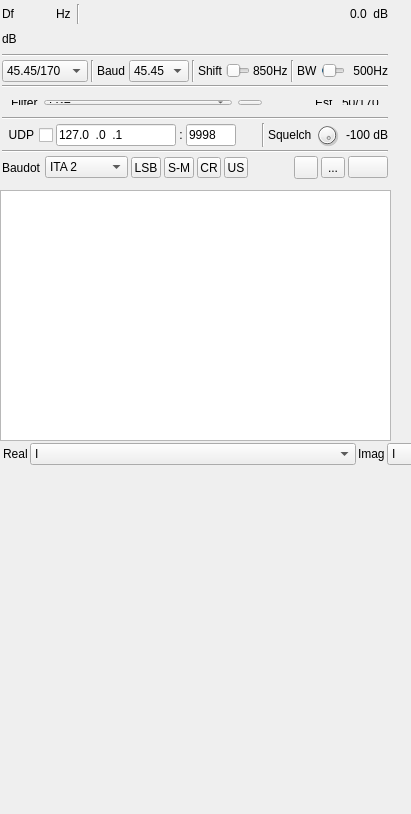
<?xml version="1.0" encoding="UTF-8"?>
<ui version="4.0">
 <class>RttyDemodGUI</class>
 <widget class="RollupContents" name="RttyDemodGUI">
  <property name="geometry">
   <rect>
    <x>0</x>
    <y>0</y>
    <width>411</width>
    <height>814</height>
   </rect>
  </property>
  <property name="sizePolicy">
   <sizepolicy hsizetype="Expanding" vsizetype="Expanding">
    <horstretch>0</horstretch>
    <verstretch>0</verstretch>
   </sizepolicy>
  </property>
  <property name="minimumSize">
   <size>
    <width>352</width>
    <height>0</height>
   </size>
  </property>
  <property name="font">
   <font>
    <family>Liberation Sans</family>
    <pointsize>9</pointsize>
   </font>
  </property>
  <property name="focusPolicy">
   <enum>Qt::StrongFocus</enum>
  </property>
  <property name="windowTitle">
   <string>Packet Demodulator</string>
  </property>
  <widget class="QWidget" name="settingsContainer" native="true">
   <property name="geometry">
    <rect>
     <x>0</x>
     <y>0</y>
     <width>390</width>
     <height>181</height>
    </rect>
   </property>
   <property name="minimumSize">
    <size>
     <width>350</width>
     <height>0</height>
    </size>
   </property>
   <property name="windowTitle">
    <string>Settings</string>
   </property>
   <layout class="QVBoxLayout" name="verticalLayout">
    <property name="spacing">
     <number>3</number>
    </property>
    <property name="leftMargin">
     <number>2</number>
    </property>
    <property name="topMargin">
     <number>2</number>
    </property>
    <property name="rightMargin">
     <number>2</number>
    </property>
    <property name="bottomMargin">
     <number>2</number>
    </property>
    <item>
     <layout class="QHBoxLayout" name="powLayout">
      <property name="topMargin">
       <number>2</number>
      </property>
      <item>
       <widget class="QLabel" name="deltaFrequencyLabel">
        <property name="minimumSize">
         <size>
          <width>16</width>
          <height>0</height>
         </size>
        </property>
        <property name="text">
         <string>Df</string>
        </property>
       </widget>
      </item>
      <item>
       <widget class="ValueDialZ" name="deltaFrequency" native="true">
        <property name="sizePolicy">
         <sizepolicy hsizetype="Maximum" vsizetype="Maximum">
          <horstretch>0</horstretch>
          <verstretch>0</verstretch>
         </sizepolicy>
        </property>
        <property name="minimumSize">
         <size>
          <width>32</width>
          <height>16</height>
         </size>
        </property>
        <property name="font">
         <font>
          <family>Liberation Mono</family>
          <pointsize>12</pointsize>
         </font>
        </property>
        <property name="cursor">
         <cursorShape>PointingHandCursor</cursorShape>
        </property>
        <property name="focusPolicy">
         <enum>Qt::StrongFocus</enum>
        </property>
        <property name="toolTip">
         <string>Demod shift frequency from center in Hz</string>
        </property>
       </widget>
      </item>
      <item>
       <widget class="QLabel" name="deltaUnits">
        <property name="text">
         <string>Hz </string>
        </property>
       </widget>
      </item>
      <item>
       <widget class="Line" name="line">
        <property name="orientation">
         <enum>Qt::Vertical</enum>
        </property>
       </widget>
      </item>
      <item>
       <spacer name="horizontalSpacer">
        <property name="orientation">
         <enum>Qt::Horizontal</enum>
        </property>
        <property name="sizeHint" stdset="0">
         <size>
          <width>40</width>
          <height>20</height>
         </size>
        </property>
       </spacer>
      </item>
      <item>
       <layout class="QHBoxLayout" name="channelPowerLayout">
        <item>
         <widget class="QLabel" name="channelPower">
          <property name="toolTip">
           <string>Channel power</string>
          </property>
          <property name="layoutDirection">
           <enum>Qt::RightToLeft</enum>
          </property>
          <property name="text">
           <string>0.0</string>
          </property>
         </widget>
        </item>
        <item>
         <widget class="QLabel" name="channelPowerUnits">
          <property name="text">
           <string> dB</string>
          </property>
         </widget>
        </item>
       </layout>
      </item>
     </layout>
    </item>
    <item>
     <layout class="QHBoxLayout" name="powerLayout">
      <item>
       <widget class="QLabel" name="channelPowerMeterUnits">
        <property name="text">
         <string>dB</string>
        </property>
       </widget>
      </item>
      <item>
       <widget class="LevelMeterSignalDB" name="channelPowerMeter" native="true">
        <property name="sizePolicy">
         <sizepolicy hsizetype="Expanding" vsizetype="MinimumExpanding">
          <horstretch>0</horstretch>
          <verstretch>0</verstretch>
         </sizepolicy>
        </property>
        <property name="minimumSize">
         <size>
          <width>0</width>
          <height>24</height>
         </size>
        </property>
        <property name="font">
         <font>
          <family>Liberation Mono</family>
          <pointsize>8</pointsize>
         </font>
        </property>
        <property name="toolTip">
         <string>Level meter (dB) top trace: average, bottom trace: instantaneous peak, tip: peak hold</string>
        </property>
       </widget>
      </item>
     </layout>
    </item>
    <item>
     <widget class="Line" name="line_5">
      <property name="orientation">
       <enum>Qt::Horizontal</enum>
      </property>
     </widget>
    </item>
    <item>
     <layout class="QHBoxLayout" name="phySettingsLayout">
      <item>
       <widget class="QComboBox" name="mode">
        <property name="minimumSize">
         <size>
          <width>86</width>
          <height>0</height>
         </size>
        </property>
        <property name="toolTip">
         <string>RTTY baud rate and frequency shift</string>
        </property>
        <item>
         <property name="text">
          <string>45.45/170</string>
         </property>
        </item>
        <item>
         <property name="text">
          <string>50/170</string>
         </property>
        </item>
        <item>
         <property name="text">
          <string>50/450</string>
         </property>
        </item>
        <item>
         <property name="text">
          <string>75/170</string>
         </property>
        </item>
        <item>
         <property name="text">
          <string>75/850</string>
         </property>
        </item>
        <item>
         <property name="text">
          <string>Custom</string>
         </property>
        </item>
       </widget>
      </item>
      <item>
       <widget class="Line" name="baudRateLine">
        <property name="orientation">
         <enum>Qt::Vertical</enum>
        </property>
       </widget>
      </item>
      <item>
       <widget class="QLabel" name="baudRateLabel">
        <property name="text">
         <string>Baud</string>
        </property>
       </widget>
      </item>
      <item>
       <widget class="QComboBox" name="baudRate">
        <property name="minimumSize">
         <size>
          <width>60</width>
          <height>0</height>
         </size>
        </property>
        <property name="toolTip">
         <string>Baud rate in symbols per second</string>
        </property>
        <property name="currentIndex">
         <number>1</number>
        </property>
        <item>
         <property name="text">
          <string>45</string>
         </property>
        </item>
        <item>
         <property name="text">
          <string>45.45</string>
         </property>
        </item>
        <item>
         <property name="text">
          <string>50</string>
         </property>
        </item>
        <item>
         <property name="text">
          <string>75</string>
         </property>
        </item>
        <item>
         <property name="text">
          <string>100</string>
         </property>
        </item>
        <item>
         <property name="text">
          <string>110</string>
         </property>
        </item>
        <item>
         <property name="text">
          <string>150</string>
         </property>
        </item>
        <item>
         <property name="text">
          <string>200</string>
         </property>
        </item>
       </widget>
      </item>
      <item>
       <widget class="Line" name="frequencyShiftLine">
        <property name="orientation">
         <enum>Qt::Vertical</enum>
        </property>
       </widget>
      </item>
      <item>
       <widget class="QLabel" name="frequencyShiftLabel">
        <property name="text">
         <string>Shift</string>
        </property>
       </widget>
      </item>
      <item>
       <widget class="QSlider" name="frequencyShift">
        <property name="toolTip">
         <string>Frequency shift in Hz (Difference between mark and space frequency)</string>
        </property>
        <property name="minimum">
         <number>10</number>
        </property>
        <property name="maximum">
         <number>1000</number>
        </property>
        <property name="pageStep">
         <number>1</number>
        </property>
        <property name="orientation">
         <enum>Qt::Horizontal</enum>
        </property>
       </widget>
      </item>
      <item>
       <widget class="QLabel" name="frequencyShiftText">
        <property name="text">
         <string>850Hz</string>
        </property>
       </widget>
      </item>
      <item>
       <widget class="Line" name="rfBWLine">
        <property name="orientation">
         <enum>Qt::Vertical</enum>
        </property>
       </widget>
      </item>
      <item>
       <widget class="QLabel" name="rfBWLabel">
        <property name="text">
         <string>BW</string>
        </property>
       </widget>
      </item>
      <item>
       <widget class="QSlider" name="rfBW">
        <property name="sizePolicy">
         <sizepolicy hsizetype="Expanding" vsizetype="Minimum">
          <horstretch>0</horstretch>
          <verstretch>0</verstretch>
         </sizepolicy>
        </property>
        <property name="minimumSize">
         <size>
          <width>0</width>
          <height>0</height>
         </size>
        </property>
        <property name="toolTip">
         <string>RF bandwidth</string>
        </property>
        <property name="minimum">
         <number>100</number>
        </property>
        <property name="maximum">
         <number>2000</number>
        </property>
        <property name="pageStep">
         <number>1</number>
        </property>
        <property name="value">
         <number>250</number>
        </property>
        <property name="orientation">
         <enum>Qt::Horizontal</enum>
        </property>
       </widget>
      </item>
      <item>
       <widget class="QLabel" name="rfBWText">
        <property name="minimumSize">
         <size>
          <width>40</width>
          <height>0</height>
         </size>
        </property>
        <property name="text">
         <string>500Hz</string>
        </property>
        <property name="alignment">
         <set>Qt::AlignRight|Qt::AlignTrailing|Qt::AlignVCenter</set>
        </property>
       </widget>
      </item>
     </layout>
    </item>
    <item>
     <widget class="Line" name="filterLine">
      <property name="orientation">
       <enum>Qt::Horizontal</enum>
      </property>
     </widget>
    </item>
    <item>
     <widget class="QWidget" name="filterSettingsWidget" native="true">
      <layout class="QHBoxLayout" name="filterSettings">
       <item>
        <widget class="QLabel" name="filterLabel">
         <property name="text">
          <string>Filter</string>
         </property>
        </widget>
       </item>
       <item>
        <widget class="QComboBox" name="filter">
         <item>
          <property name="text">
           <string>LPF</string>
          </property>
         </item>
         <item>
          <property name="text">
           <string>Raised Cosine b=1</string>
          </property>
         </item>
         <item>
          <property name="text">
           <string>Raised Cosine b=0.75</string>
          </property>
         </item>
         <item>
          <property name="text">
           <string>Raised Cosine b=0.5</string>
          </property>
         </item>
         <item>
          <property name="text">
           <string>Raised Cosine b=1 BW=0.75</string>
          </property>
         </item>
         <item>
          <property name="text">
           <string>Raised Cosine b=1 BW=1.25</string>
          </property>
         </item>
         <item>
          <property name="text">
           <string>MAV</string>
          </property>
         </item>
         <item>
          <property name="text">
           <string>Filtered MAV</string>
          </property>
         </item>
        </widget>
       </item>
       <item>
        <widget class="ButtonSwitch" name="atc">
         <property name="maximumSize">
          <size>
           <width>24</width>
           <height>16777215</height>
          </size>
         </property>
         <property name="toolTip">
          <string>Automatic threshold correction</string>
         </property>
         <property name="text">
          <string>ATC</string>
         </property>
        </widget>
       </item>
       <item>
        <spacer name="horizontalSpacer_2">
         <property name="orientation">
          <enum>Qt::Horizontal</enum>
         </property>
         <property name="sizeHint" stdset="0">
          <size>
           <width>40</width>
           <height>20</height>
          </size>
         </property>
        </spacer>
       </item>
       <item>
        <widget class="QLabel" name="modeEstLabel">
         <property name="text">
          <string>Est.</string>
         </property>
        </widget>
       </item>
       <item>
        <widget class="QLabel" name="modeEst">
         <property name="toolTip">
          <string>Estimated baud rate and frequency shift</string>
         </property>
         <property name="text">
          <string>50/170</string>
         </property>
        </widget>
       </item>
      </layout>
     </widget>
    </item>
    <item>
     <widget class="Line" name="line_2">
      <property name="orientation">
       <enum>Qt::Horizontal</enum>
      </property>
     </widget>
    </item>
    <item>
     <layout class="QHBoxLayout" name="udpLayout">
      <item>
       <widget class="QCheckBox" name="udpEnabled">
        <property name="toolTip">
         <string>Send messages via UDP</string>
        </property>
        <property name="layoutDirection">
         <enum>Qt::RightToLeft</enum>
        </property>
        <property name="text">
         <string>UDP</string>
        </property>
       </widget>
      </item>
      <item>
       <widget class="QLineEdit" name="udpAddress">
        <property name="minimumSize">
         <size>
          <width>120</width>
          <height>0</height>
         </size>
        </property>
        <property name="focusPolicy">
         <enum>Qt::ClickFocus</enum>
        </property>
        <property name="toolTip">
         <string>Destination UDP address</string>
        </property>
        <property name="inputMask">
         <string>000.000.000.000</string>
        </property>
        <property name="text">
         <string>127.0.0.1</string>
        </property>
       </widget>
      </item>
      <item>
       <widget class="QLabel" name="udpSeparator">
        <property name="text">
         <string>:</string>
        </property>
        <property name="alignment">
         <set>Qt::AlignCenter</set>
        </property>
       </widget>
      </item>
      <item>
       <widget class="QLineEdit" name="udpPort">
        <property name="minimumSize">
         <size>
          <width>50</width>
          <height>0</height>
         </size>
        </property>
        <property name="maximumSize">
         <size>
          <width>50</width>
          <height>16777215</height>
         </size>
        </property>
        <property name="focusPolicy">
         <enum>Qt::ClickFocus</enum>
        </property>
        <property name="toolTip">
         <string>Destination UDP port</string>
        </property>
        <property name="inputMask">
         <string>00000</string>
        </property>
        <property name="text">
         <string>9998</string>
        </property>
       </widget>
      </item>
      <item>
       <spacer name="udpSpacer">
        <property name="orientation">
         <enum>Qt::Horizontal</enum>
        </property>
        <property name="sizeHint" stdset="0">
         <size>
          <width>40</width>
          <height>20</height>
         </size>
        </property>
       </spacer>
      </item>
      <item>
       <widget class="Line" name="squelchLine">
        <property name="orientation">
         <enum>Qt::Vertical</enum>
        </property>
       </widget>
      </item>
      <item>
       <widget class="QLabel" name="squelchLabel">
        <property name="text">
         <string>Squelch</string>
        </property>
       </widget>
      </item>
      <item>
       <widget class="QDial" name="squelch">
        <property name="maximumSize">
         <size>
          <width>24</width>
          <height>24</height>
         </size>
        </property>
        <property name="toolTip">
         <string>Squelch. Characters received with average power below this setting will be discarded.</string>
        </property>
        <property name="minimum">
         <number>-120</number>
        </property>
        <property name="maximum">
         <number>0</number>
        </property>
       </widget>
      </item>
      <item>
       <widget class="QLabel" name="squelchText">
        <property name="minimumSize">
         <size>
          <width>46</width>
          <height>0</height>
         </size>
        </property>
        <property name="text">
         <string>-100 dB</string>
        </property>
        <property name="alignment">
         <set>Qt::AlignRight|Qt::AlignTrailing|Qt::AlignVCenter</set>
        </property>
       </widget>
      </item>
     </layout>
    </item>
    <item>
     <widget class="Line" name="line_3">
      <property name="orientation">
       <enum>Qt::Horizontal</enum>
      </property>
     </widget>
    </item>
    <item>
     <layout class="QHBoxLayout" name="toolbarLayout">
      <item>
       <widget class="QLabel" name="characterSetLabel">
        <property name="text">
         <string>Baudot</string>
        </property>
       </widget>
      </item>
      <item>
       <widget class="QComboBox" name="characterSet">
        <property name="minimumSize">
         <size>
          <width>80</width>
          <height>0</height>
         </size>
        </property>
        <property name="toolTip">
         <string>Baudot character set</string>
        </property>
        <property name="currentIndex">
         <number>0</number>
        </property>
        <item>
         <property name="text">
          <string>ITA 2</string>
         </property>
        </item>
        <item>
         <property name="text">
          <string>UK</string>
         </property>
        </item>
        <item>
         <property name="text">
          <string>European</string>
         </property>
        </item>
        <item>
         <property name="text">
          <string>US</string>
         </property>
        </item>
        <item>
         <property name="text">
          <string>Russian</string>
         </property>
        </item>
        <item>
         <property name="text">
          <string>Murray</string>
         </property>
        </item>
       </widget>
      </item>
      <item>
       <widget class="ButtonSwitch" name="endian">
        <property name="minimumSize">
         <size>
          <width>30</width>
          <height>0</height>
         </size>
        </property>
        <property name="maximumSize">
         <size>
          <width>24</width>
          <height>16777215</height>
         </size>
        </property>
        <property name="toolTip">
         <string>Whether LSB (Least significant bit) or MSB (Most significant bit) is transmitted first</string>
        </property>
        <property name="text">
         <string>LSB</string>
        </property>
       </widget>
      </item>
      <item>
       <widget class="ButtonSwitch" name="spaceHigh">
        <property name="minimumSize">
         <size>
          <width>30</width>
          <height>0</height>
         </size>
        </property>
        <property name="maximumSize">
         <size>
          <width>24</width>
          <height>16777215</height>
         </size>
        </property>
        <property name="toolTip">
         <string>Whether mark is high frequency (unchecked) or low frequency (checked)</string>
        </property>
        <property name="text">
         <string>S-M</string>
        </property>
       </widget>
      </item>
      <item>
       <widget class="ButtonSwitch" name="suppressCRLF">
        <property name="maximumSize">
         <size>
          <width>24</width>
          <height>16777215</height>
         </size>
        </property>
        <property name="toolTip">
         <string>When checked the CR CR LF sequence is just displayed as CR</string>
        </property>
        <property name="text">
         <string>CR</string>
        </property>
       </widget>
      </item>
      <item>
       <widget class="ButtonSwitch" name="unshiftOnSpace">
        <property name="maximumSize">
         <size>
          <width>24</width>
          <height>16777215</height>
         </size>
        </property>
        <property name="toolTip">
         <string>Unshift on space - Set character set to letter when a space character is received</string>
        </property>
        <property name="text">
         <string>US</string>
        </property>
       </widget>
      </item>
      <item>
       <spacer name="toolbarSpacer">
        <property name="orientation">
         <enum>Qt::Horizontal</enum>
        </property>
        <property name="sizeHint" stdset="0">
         <size>
          <width>40</width>
          <height>20</height>
         </size>
        </property>
       </spacer>
      </item>
      <item>
       <widget class="ButtonSwitch" name="logEnable">
        <property name="maximumSize">
         <size>
          <width>24</width>
          <height>16777215</height>
         </size>
        </property>
        <property name="toolTip">
         <string>Start/stop logging of received characters to .txt file</string>
        </property>
        <property name="text">
         <string/>
        </property>
        <property name="icon">
         <iconset resource="../../../sdrgui/resources/res.qrc">
          <normaloff>:/record_off.png</normaloff>:/record_off.png</iconset>
        </property>
       </widget>
      </item>
      <item>
       <widget class="QToolButton" name="logFilename">
        <property name="toolTip">
         <string>Set log .csv filename</string>
        </property>
        <property name="text">
         <string>...</string>
        </property>
        <property name="icon">
         <iconset resource="../../../sdrgui/resources/res.qrc">
          <normaloff>:/save.png</normaloff>:/save.png</iconset>
        </property>
        <property name="checkable">
         <bool>false</bool>
        </property>
       </widget>
      </item>
      <item>
       <widget class="QPushButton" name="clearTable">
        <property name="toolTip">
         <string>Clear messages</string>
        </property>
        <property name="text">
         <string/>
        </property>
        <property name="icon">
         <iconset resource="../../../sdrgui/resources/res.qrc">
          <normaloff>:/bin.png</normaloff>:/bin.png</iconset>
        </property>
       </widget>
      </item>
     </layout>
    </item>
   </layout>
  </widget>
  <widget class="QWidget" name="dataContainer" native="true">
   <property name="geometry">
    <rect>
     <x>0</x>
     <y>190</y>
     <width>391</width>
     <height>251</height>
    </rect>
   </property>
   <property name="sizePolicy">
    <sizepolicy hsizetype="Expanding" vsizetype="Expanding">
     <horstretch>0</horstretch>
     <verstretch>0</verstretch>
    </sizepolicy>
   </property>
   <property name="windowTitle">
    <string>Received Messages</string>
   </property>
   <layout class="QVBoxLayout" name="verticalLayout_2">
    <item>
     <widget class="AcronymView" name="text">
      <property name="toolTip">
       <string>Received text</string>
      </property>
      <property name="readOnly">
       <bool>true</bool>
      </property>
     </widget>
    </item>
   </layout>
  </widget>
  <widget class="QWidget" name="scopeContainer" native="true">
   <property name="geometry">
    <rect>
     <x>0</x>
     <y>440</y>
     <width>716</width>
     <height>341</height>
    </rect>
   </property>
   <property name="minimumSize">
    <size>
     <width>714</width>
     <height>0</height>
    </size>
   </property>
   <property name="windowTitle">
    <string>Waveforms</string>
   </property>
   <layout class="QVBoxLayout" name="transmittedLayout_2">
    <property name="spacing">
     <number>2</number>
    </property>
    <property name="leftMargin">
     <number>3</number>
    </property>
    <property name="topMargin">
     <number>3</number>
    </property>
    <property name="rightMargin">
     <number>3</number>
    </property>
    <property name="bottomMargin">
     <number>3</number>
    </property>
    <item>
     <layout class="QHBoxLayout" name="scopelLayout">
      <item>
       <widget class="QLabel" name="channel1Label">
        <property name="text">
         <string>Real</string>
        </property>
       </widget>
      </item>
      <item>
       <widget class="QComboBox" name="channel1">
        <property name="sizePolicy">
         <sizepolicy hsizetype="Expanding" vsizetype="Fixed">
          <horstretch>0</horstretch>
          <verstretch>0</verstretch>
         </sizepolicy>
        </property>
        <item>
         <property name="text">
          <string>I</string>
         </property>
        </item>
        <item>
         <property name="text">
          <string>Q</string>
         </property>
        </item>
        <item>
         <property name="text">
          <string>Mag Sq</string>
         </property>
        </item>
        <item>
         <property name="text">
          <string>Sample Idx</string>
         </property>
        </item>
        <item>
         <property name="text">
          <string>abs(Sum1)</string>
         </property>
        </item>
        <item>
         <property name="text">
          <string>abs(Sum2)</string>
         </property>
        </item>
        <item>
         <property name="text">
          <string>Bit</string>
         </property>
        </item>
        <item>
         <property name="text">
          <string>Bit Cnt</string>
         </property>
        </item>
        <item>
         <property name="text">
          <string>Got SOP</string>
         </property>
        </item>
        <item>
         <property name="text">
          <string>Real(exp)</string>
         </property>
        </item>
        <item>
         <property name="text">
          <string>Imag(exp)</string>
         </property>
        </item>
        <item>
         <property name="text">
          <string>abs(sum1)Filt</string>
         </property>
        </item>
        <item>
         <property name="text">
          <string>abs(sum2)Filt</string>
         </property>
        </item>
        <item>
         <property name="text">
          <string>Diff</string>
         </property>
        </item>
        <item>
         <property name="text">
          <string>DiffFilt</string>
         </property>
        </item>
        <item>
         <property name="text">
          <string>data</string>
         </property>
        </item>
        <item>
         <property name="text">
          <string>clock</string>
         </property>
        </item>
        <item>
         <property name="text">
          <string>Env1</string>
         </property>
        </item>
        <item>
         <property name="text">
          <string>Env2</string>
         </property>
        </item>
        <item>
         <property name="text">
          <string>Bias1</string>
         </property>
        </item>
        <item>
         <property name="text">
          <string>Bias2</string>
         </property>
        </item>
        <item>
         <property name="text">
          <string>Unbiased data</string>
         </property>
        </item>
        <item>
         <property name="text">
          <string>Biased data</string>
         </property>
        </item>
       </widget>
      </item>
      <item>
       <widget class="QLabel" name="channel2Label">
        <property name="sizePolicy">
         <sizepolicy hsizetype="Preferred" vsizetype="Preferred">
          <horstretch>0</horstretch>
          <verstretch>0</verstretch>
         </sizepolicy>
        </property>
        <property name="text">
         <string>Imag</string>
        </property>
       </widget>
      </item>
      <item>
       <widget class="QComboBox" name="channel2">
        <property name="sizePolicy">
         <sizepolicy hsizetype="Expanding" vsizetype="Fixed">
          <horstretch>0</horstretch>
          <verstretch>0</verstretch>
         </sizepolicy>
        </property>
        <item>
         <property name="text">
          <string>I</string>
         </property>
        </item>
        <item>
         <property name="text">
          <string>Q</string>
         </property>
        </item>
        <item>
         <property name="text">
          <string>Mag Sq</string>
         </property>
        </item>
        <item>
         <property name="text">
          <string>Sample Idx</string>
         </property>
        </item>
        <item>
         <property name="text">
          <string>abs(Sum1)</string>
         </property>
        </item>
        <item>
         <property name="text">
          <string>abs(Sum2)</string>
         </property>
        </item>
        <item>
         <property name="text">
          <string>Bit</string>
         </property>
        </item>
        <item>
         <property name="text">
          <string>Bit Cnt</string>
         </property>
        </item>
        <item>
         <property name="text">
          <string>Got SOP</string>
         </property>
        </item>
        <item>
         <property name="text">
          <string>Real(exp)</string>
         </property>
        </item>
        <item>
         <property name="text">
          <string>imag(exp)</string>
         </property>
        </item>
        <item>
         <property name="text">
          <string>abs(sum1)Filt</string>
         </property>
        </item>
        <item>
         <property name="text">
          <string>abs(sum2)Filt</string>
         </property>
        </item>
        <item>
         <property name="text">
          <string>Diff</string>
         </property>
        </item>
        <item>
         <property name="text">
          <string>DiffFilt</string>
         </property>
        </item>
        <item>
         <property name="text">
          <string>data</string>
         </property>
        </item>
        <item>
         <property name="text">
          <string>clock</string>
         </property>
        </item>
        <item>
         <property name="text">
          <string>Env1</string>
         </property>
        </item>
        <item>
         <property name="text">
          <string>Env2</string>
         </property>
        </item>
        <item>
         <property name="text">
          <string>Bias1</string>
         </property>
        </item>
        <item>
         <property name="text">
          <string>Bias2</string>
         </property>
        </item>
        <item>
         <property name="text">
          <string>Unbiased data</string>
         </property>
        </item>
        <item>
         <property name="text">
          <string>Biased data</string>
         </property>
        </item>
       </widget>
      </item>
     </layout>
    </item>
    <item>
     <widget class="GLScope" name="glScope" native="true">
      <property name="minimumSize">
       <size>
        <width>200</width>
        <height>250</height>
       </size>
      </property>
      <property name="font">
       <font>
        <family>Liberation Mono</family>
        <pointsize>8</pointsize>
       </font>
      </property>
     </widget>
    </item>
    <item>
     <widget class="GLScopeGUI" name="scopeGUI" native="true"/>
    </item>
   </layout>
  </widget>
 </widget>
 <customwidgets>
  <customwidget>
   <class>ButtonSwitch</class>
   <extends>QToolButton</extends>
   <header>gui/buttonswitch.h</header>
  </customwidget>
  <customwidget>
   <class>RollupContents</class>
   <extends>QWidget</extends>
   <header>gui/rollupcontents.h</header>
   <container>1</container>
  </customwidget>
  <customwidget>
   <class>ValueDialZ</class>
   <extends>QWidget</extends>
   <header>gui/valuedialz.h</header>
   <container>1</container>
  </customwidget>
  <customwidget>
   <class>LevelMeterSignalDB</class>
   <extends>QWidget</extends>
   <header>gui/levelmeter.h</header>
   <container>1</container>
  </customwidget>
  <customwidget>
   <class>GLScope</class>
   <extends>QWidget</extends>
   <header>gui/glscope.h</header>
   <container>1</container>
  </customwidget>
  <customwidget>
   <class>GLScopeGUI</class>
   <extends>QWidget</extends>
   <header>gui/glscopegui.h</header>
   <container>1</container>
  </customwidget>
  <customwidget>
   <class>AcronymView</class>
   <extends>QTextEdit</extends>
   <header>gui/acronymview.h</header>
   <container>1</container>
  </customwidget>
 </customwidgets>
 <tabstops>
  <tabstop>deltaFrequency</tabstop>
  <tabstop>mode</tabstop>
  <tabstop>baudRate</tabstop>
  <tabstop>frequencyShift</tabstop>
  <tabstop>rfBW</tabstop>
  <tabstop>filter</tabstop>
  <tabstop>atc</tabstop>
  <tabstop>udpEnabled</tabstop>
  <tabstop>squelch</tabstop>
  <tabstop>characterSet</tabstop>
  <tabstop>endian</tabstop>
  <tabstop>spaceHigh</tabstop>
  <tabstop>suppressCRLF</tabstop>
  <tabstop>unshiftOnSpace</tabstop>
  <tabstop>logEnable</tabstop>
  <tabstop>logFilename</tabstop>
  <tabstop>clearTable</tabstop>
  <tabstop>text</tabstop>
  <tabstop>channel1</tabstop>
  <tabstop>channel2</tabstop>
 </tabstops>
 <resources>
  <include location="../../../sdrgui/resources/res.qrc"/>
 </resources>
 <connections/>
</ui>
